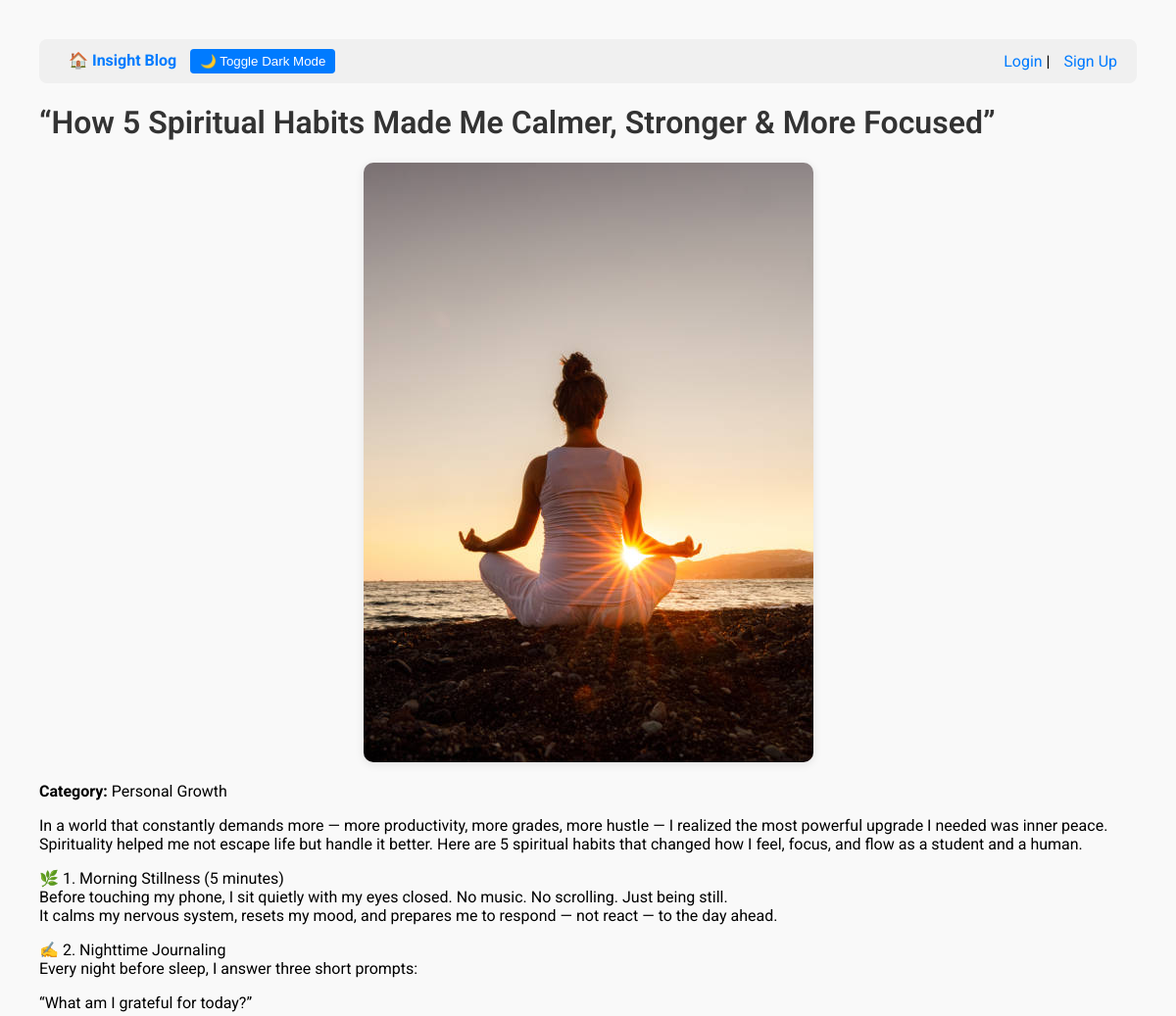
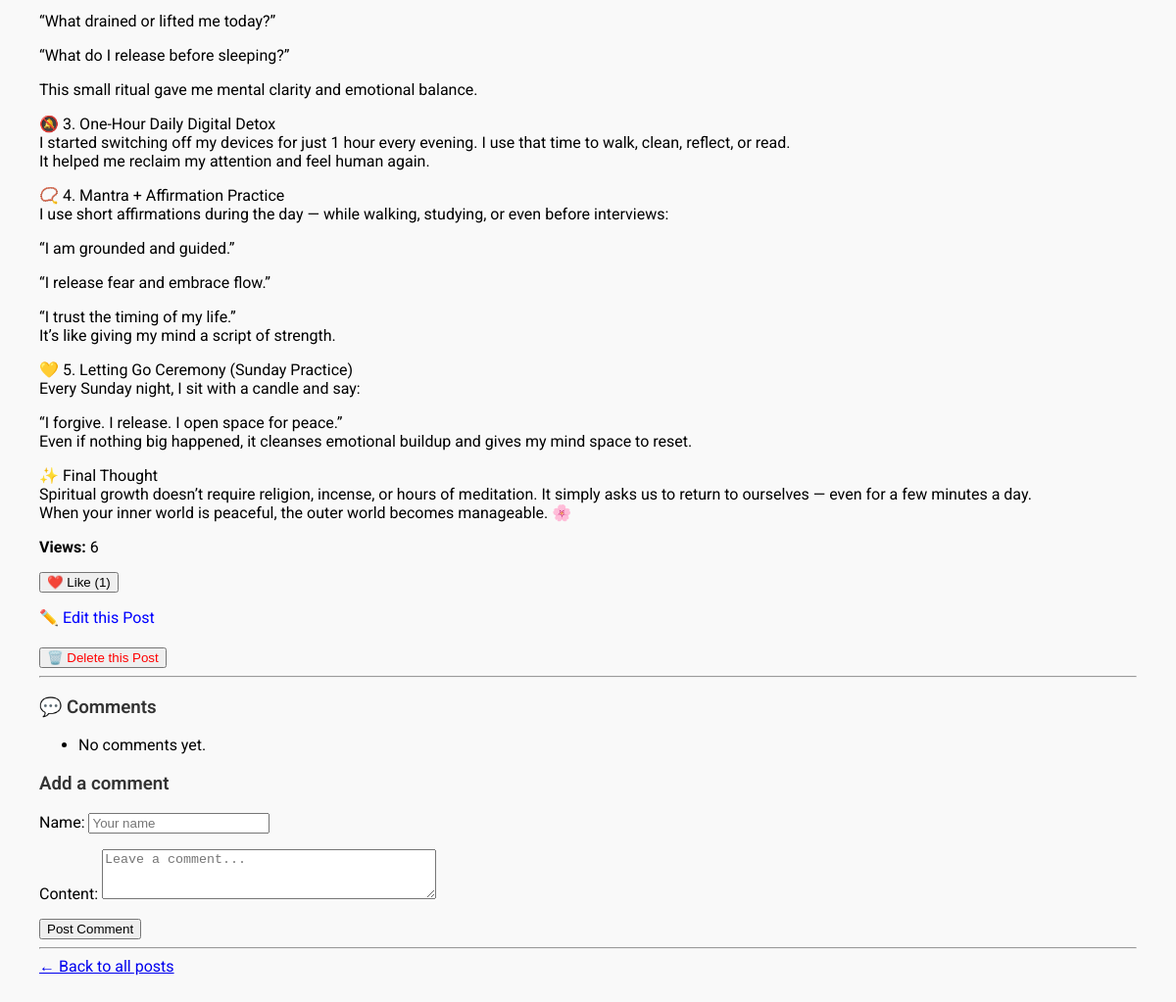
Screenshot of /post/3/ with the database file from the repository (2 pictures, top to bottom).
### blog/models.py (models this page shows, shortened)
class BlogPost(models.Model):
    title = models.CharField(max_length=200)
    author = models.CharField(max_length=100)
    category = models.ForeignKey(Category, on_delete=models.SET_NULL, null=True)
    content = models.TextField()
    image = models.ImageField(upload_to='blog_images/', blank=True, null=True)
    created_at = models.DateTimeField(default=timezone.now)
    views = models.IntegerField(default=0)  # ✅ Added field for analytics

class Category(models.Model):
    name = models.CharField(max_length=100)
    class Meta:
        verbose_name_plural = "Categories"

### blog/views.py (the view)
# urls.py: path('post/<int:pk>/', views.post_detail, name='post_detail'),
def post_detail(request, pk):
    post = get_object_or_404(BlogPost, pk=pk)
    post.views += 1
    post.save(update_fields=["views"])
    comments = Comment.objects.filter(post=post)
    if request.method == 'POST':
        form = CommentForm(request.POST)
        if form.is_valid():
            new_comment = form.save(commit=False)
            new_comment.post = post
            new_comment.save()
            form = CommentForm()
    else:
        form = CommentForm()
    return render(request, 'blog/post_detail.html', {
        'post': post,
        'comments': comments,
        'form': form,
    })

### blog/forms.py
class CommentForm(forms.ModelForm):
    class Meta:
        model = Comment
        fields = ['name', 'content']
        widgets = {
            'name': forms.TextInput(attrs={'placeholder': 'Your name'}),
            'content': forms.Textarea(attrs={'rows': 3, 'placeholder': 'Leave a comment...'}),
        }

### blog/templates/blog/post_detail.html (shortened to what this page needs)
{% extends 'blog/base.html' %}
{% block content %}
  <h1>{{ post.title }}</h1>
  {% if post.image %}
    <div style="display: flex; justify-content: center; margin: 20px 0;">
      <img src="{{ post.image.url }}" alt="Blog Image" style="max-width: 100%; height: auto; border-radius: 10px; box-shadow: 0 2px 10px rgba(0, 0, 0, 0.1);">
    </div>
  {% endif %}
  <p><strong>Category:</strong> {{ post.category.name }}</p>
  <p>{{ post.content|linebreaks }}</p>
  <p><strong>Views:</strong> {{ post.views }}</p>
  <form method="POST" action="{% url 'like_post' post.pk %}">
    <button type="submit">❤️ Like ({{ post.likes.count }})</button>
  </form>
  <p>
    <a href="{% url 'edit_post' post.pk %}" style="text-decoration: none; color: blue;">
      ✏️ Edit this Post
    </a>
  </p>
  <form method="POST" action="{% url 'delete_post' post.pk %}" onsubmit="return confirm('Are you sure you want to delete this post?');">
    <button type="submit" style="color: red; margin-top: 5px;">🗑️ Delete this Post</button>
  </form>
  <hr>
  <h3>💬 Comments</h3>
  <ul>
    {% for comment in comments %}
      <li>{{ comment.content }} ({{ comment.created_at|date:"d M Y H:i" }})</li>
    {% empty %}
      <li>No comments yet.</li>
    {% endfor %}
  </ul>
  <h3>Add a comment</h3>
  <form method="POST">
    {{ form.as_p }}
    <button type="submit">Post Comment</button>
  </form>
  <hr>
  <a href="{% url 'home' %}">← Back to all posts</a>
{% endblock %}

### blog/templates/blog/base.html (style rules this page uses)
body { font-family: 'Roboto', sans-serif; margin: 40px; background-color: #f9f9f9; color: #000; transition: all 0.3s ease; }
h1, h2, h3 { font-weight: 600; color: #333; }

### rows the page displays
BlogPost: title "“How 5 Spiritual Habits Made Me Calmer, Stronger & More Focused”", image (picture), category.name "Personal Growth", content "In a world that constantly demands more — more productivity, more grades, more hustle — I realized the most powerful upgrade I needed was inner peace. Spirituality helped me not escape life but handle it better. Here are 5 spiritual habits that changed how I feel, focus, and flow as a student and a human. 🌿 1. Morning Stillness (5 minutes) Before touching my phone, I sit quietly with my eyes closed. No music. No scrolling. Just being still. It calms my nervous system, resets my mood, and prepares me to respond — not react — to the day ahead. ✍️ 2. Nighttime Journaling Every night before sleep, I answer three short prompts: “What am I grateful for today?” “What drained or lifted me today?”…", views "6", likes.count "1"
